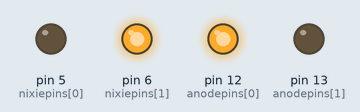
This sketch was run on a simulated Arduino Uno, built with avr-gcc and run on an emulated ATmega328P. Shown: output pins drawn as LEDs (lit = HIGH).

Above: at 0.5 s.
At 1.5 s:
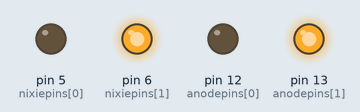
Timing chart, 0 to 3.0 s (numbered marks = the images above):
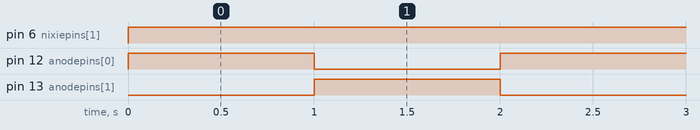

Measured:
- by itself, pin 6 (nixiepins[1]): LOW → HIGH at 0.00 s
- by itself, pin 12 (anodepins[0]), pin 13 (anodepins[1]): alternates HIGH for 1.0 s and LOW for 1.0 s
- by itself, everything shown: repeats every 2.0 s, in 3 steps

The sketch:

nixie_multiplex_test_simplified__1_.ino
```cpp
// Test code for testing and troubleshooting nixie multiplexing
// Make sure both tubes are pluged into both cathode pins
// If everything is working correctly, the first tube should show "1" and the second "2" with no noticable flicker

int nixiepins[] = {5, 6};
int nixiepinCount = 2;
int anodepins[] = {12, 13}; // An array of pin numbers to which nixie anodes are attached
int anodepinCount = 2; // The number of nixies in the array
int i = 0; // Initialization of other misc variables

int d = 100; // Delay variable for multiplexing (in milliseconds). Change to adjust duty cycle


void setup() {

  for (int i = 0; i < nixiepinCount; i++) {
  pinMode(nixiepins[i], OUTPUT);
  }

  for (int i = 0; i < anodepinCount; i++) {
  pinMode(anodepins[i], OUTPUT);
  }
}

void loop() {

  digitalWrite(nixiepins[1], HIGH); // Display first tube with first number

  digitalWrite(anodepins[0], HIGH);
  delay(1000);
  digitalWrite(anodepins[0], LOW);

  digitalWrite(anodepins[1], HIGH);
  delay(1000);
  digitalWrite(anodepins[1], LOW);

}
```
